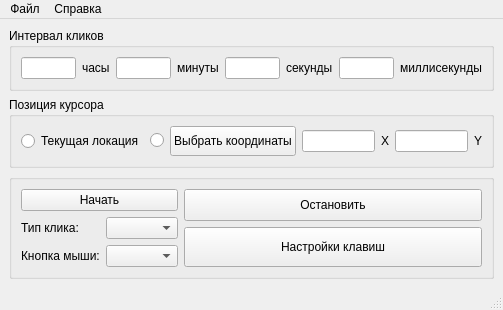
<?xml version="1.0" encoding="UTF-8"?>
<ui version="4.0">
 <class>MainWindow</class>
 <widget class="QMainWindow" name="MainWindow">
  <property name="geometry">
   <rect>
    <x>0</x>
    <y>0</y>
    <width>503</width>
    <height>292</height>
   </rect>
  </property>
  <property name="sizePolicy">
   <sizepolicy hsizetype="Preferred" vsizetype="Fixed">
    <horstretch>0</horstretch>
    <verstretch>0</verstretch>
   </sizepolicy>
  </property>
  <property name="windowTitle">
   <string>MainWindow</string>
  </property>
  <property name="windowIcon">
   <iconset>
    <normaloff>Icon.png</normaloff>Icon.png</iconset>
  </property>
  <widget class="QWidget" name="centralwidget">
   <layout class="QGridLayout" name="gridLayout">
    <item row="0" column="0">
     <widget class="QGroupBox" name="groupBox">
      <property name="title">
       <string>Интервал кликов</string>
      </property>
      <layout class="QVBoxLayout" name="verticalLayout">
       <item>
        <layout class="QHBoxLayout" name="horizontalLayout">
         <item>
          <widget class="QLineEdit" name="hours"/>
         </item>
         <item>
          <widget class="QLabel" name="label">
           <property name="text">
            <string>часы</string>
           </property>
          </widget>
         </item>
         <item>
          <spacer name="horizontalSpacer">
           <property name="orientation">
            <enum>Qt::Horizontal</enum>
           </property>
           <property name="sizeHint" stdset="0">
            <size>
             <width>40</width>
             <height>20</height>
            </size>
           </property>
          </spacer>
         </item>
         <item>
          <widget class="QLineEdit" name="minutes"/>
         </item>
         <item>
          <widget class="QLabel" name="label_2">
           <property name="text">
            <string>минуты</string>
           </property>
          </widget>
         </item>
         <item>
          <spacer name="horizontalSpacer_2">
           <property name="orientation">
            <enum>Qt::Horizontal</enum>
           </property>
           <property name="sizeHint" stdset="0">
            <size>
             <width>40</width>
             <height>20</height>
            </size>
           </property>
          </spacer>
         </item>
         <item>
          <widget class="QLineEdit" name="seconds"/>
         </item>
         <item>
          <widget class="QLabel" name="label_3">
           <property name="text">
            <string>секунды</string>
           </property>
          </widget>
         </item>
         <item>
          <spacer name="horizontalSpacer_3">
           <property name="orientation">
            <enum>Qt::Horizontal</enum>
           </property>
           <property name="sizeHint" stdset="0">
            <size>
             <width>40</width>
             <height>20</height>
            </size>
           </property>
          </spacer>
         </item>
         <item>
          <widget class="QLineEdit" name="milliseconds"/>
         </item>
         <item>
          <widget class="QLabel" name="label_4">
           <property name="text">
            <string>миллисекунды</string>
           </property>
          </widget>
         </item>
         <item>
          <spacer name="horizontalSpacer_4">
           <property name="orientation">
            <enum>Qt::Horizontal</enum>
           </property>
           <property name="sizeHint" stdset="0">
            <size>
             <width>40</width>
             <height>20</height>
            </size>
           </property>
          </spacer>
         </item>
        </layout>
       </item>
      </layout>
     </widget>
    </item>
    <item row="1" column="0">
     <widget class="QGroupBox" name="groupBox_2">
      <property name="title">
       <string>Позиция курсора</string>
      </property>
      <layout class="QVBoxLayout" name="verticalLayout_4">
       <item>
        <layout class="QHBoxLayout" name="horizontalLayout_2">
         <item>
          <widget class="QRadioButton" name="current_location">
           <property name="text">
            <string>Текущая локация</string>
           </property>
          </widget>
         </item>
         <item>
          <widget class="QRadioButton" name="select_location">
           <property name="text">
            <string/>
           </property>
          </widget>
         </item>
         <item>
          <widget class="QPushButton" name="pick_coord">
           <property name="sizePolicy">
            <sizepolicy hsizetype="Expanding" vsizetype="Fixed">
             <horstretch>0</horstretch>
             <verstretch>0</verstretch>
            </sizepolicy>
           </property>
           <property name="minimumSize">
            <size>
             <width>0</width>
             <height>30</height>
            </size>
           </property>
           <property name="text">
            <string>Выбрать координаты</string>
           </property>
          </widget>
         </item>
         <item>
          <widget class="QLineEdit" name="x_position"/>
         </item>
         <item>
          <widget class="QLabel" name="label_9">
           <property name="text">
            <string>X</string>
           </property>
          </widget>
         </item>
         <item>
          <widget class="QLineEdit" name="y_position"/>
         </item>
         <item>
          <widget class="QLabel" name="label_10">
           <property name="text">
            <string>Y</string>
           </property>
          </widget>
         </item>
        </layout>
       </item>
      </layout>
     </widget>
    </item>
    <item row="2" column="0">
     <widget class="QGroupBox" name="groupBox_3">
      <property name="title">
       <string/>
      </property>
      <layout class="QGridLayout" name="gridLayout_2">
       <item row="0" column="0">
        <layout class="QHBoxLayout" name="horizontalLayout_5">
         <item>
          <layout class="QVBoxLayout" name="verticalLayout_3">
           <item>
            <widget class="QPushButton" name="start">
             <property name="sizePolicy">
              <sizepolicy hsizetype="Minimum" vsizetype="Expanding">
               <horstretch>0</horstretch>
               <verstretch>0</verstretch>
              </sizepolicy>
             </property>
             <property name="text">
              <string>Начать</string>
             </property>
            </widget>
           </item>
           <item>
            <layout class="QGridLayout" name="gridLayout_3">
             <item row="0" column="0">
              <widget class="QLabel" name="label_5">
               <property name="text">
                <string>Тип клика:</string>
               </property>
              </widget>
             </item>
             <item row="1" column="0">
              <widget class="QLabel" name="label_6">
               <property name="text">
                <string>Кнопка мыши:</string>
               </property>
              </widget>
             </item>
             <item row="0" column="1">
              <widget class="QComboBox" name="type_click">
               <property name="sizePolicy">
                <sizepolicy hsizetype="Preferred" vsizetype="Expanding">
                 <horstretch>0</horstretch>
                 <verstretch>0</verstretch>
                </sizepolicy>
               </property>
              </widget>
             </item>
             <item row="1" column="1">
              <widget class="QComboBox" name="mouse_button">
               <property name="sizePolicy">
                <sizepolicy hsizetype="Preferred" vsizetype="Expanding">
                 <horstretch>0</horstretch>
                 <verstretch>0</verstretch>
                </sizepolicy>
               </property>
              </widget>
             </item>
            </layout>
           </item>
          </layout>
         </item>
        </layout>
       </item>
       <item row="0" column="1">
        <layout class="QVBoxLayout" name="verticalLayout_2">
         <item>
          <widget class="QPushButton" name="stop">
           <property name="sizePolicy">
            <sizepolicy hsizetype="Expanding" vsizetype="Expanding">
             <horstretch>0</horstretch>
             <verstretch>0</verstretch>
            </sizepolicy>
           </property>
           <property name="text">
            <string>Остановить</string>
           </property>
          </widget>
         </item>
         <item>
          <widget class="QPushButton" name="showDialog">
           <property name="sizePolicy">
            <sizepolicy hsizetype="Minimum" vsizetype="Expanding">
             <horstretch>0</horstretch>
             <verstretch>0</verstretch>
            </sizepolicy>
           </property>
           <property name="minimumSize">
            <size>
             <width>0</width>
             <height>40</height>
            </size>
           </property>
           <property name="text">
            <string>Настройки клавиш</string>
           </property>
          </widget>
         </item>
        </layout>
       </item>
      </layout>
     </widget>
    </item>
   </layout>
  </widget>
  <widget class="QMenuBar" name="menubar">
   <property name="geometry">
    <rect>
     <x>0</x>
     <y>0</y>
     <width>503</width>
     <height>21</height>
    </rect>
   </property>
   <widget class="QMenu" name="menu">
    <property name="title">
     <string>Файл</string>
    </property>
    <addaction name="open"/>
    <addaction name="save"/>
   </widget>
   <widget class="QMenu" name="menu_2">
    <property name="title">
     <string>Справка</string>
    </property>
    <addaction name="about"/>
   </widget>
   <addaction name="menu"/>
   <addaction name="menu_2"/>
  </widget>
  <widget class="QStatusBar" name="statusbar"/>
  <action name="open">
   <property name="text">
    <string>Открыть</string>
   </property>
  </action>
  <action name="save">
   <property name="text">
    <string>Сохранить</string>
   </property>
  </action>
  <action name="about">
   <property name="text">
    <string>О программе</string>
   </property>
  </action>
 </widget>
 <resources/>
 <connections/>
</ui>
